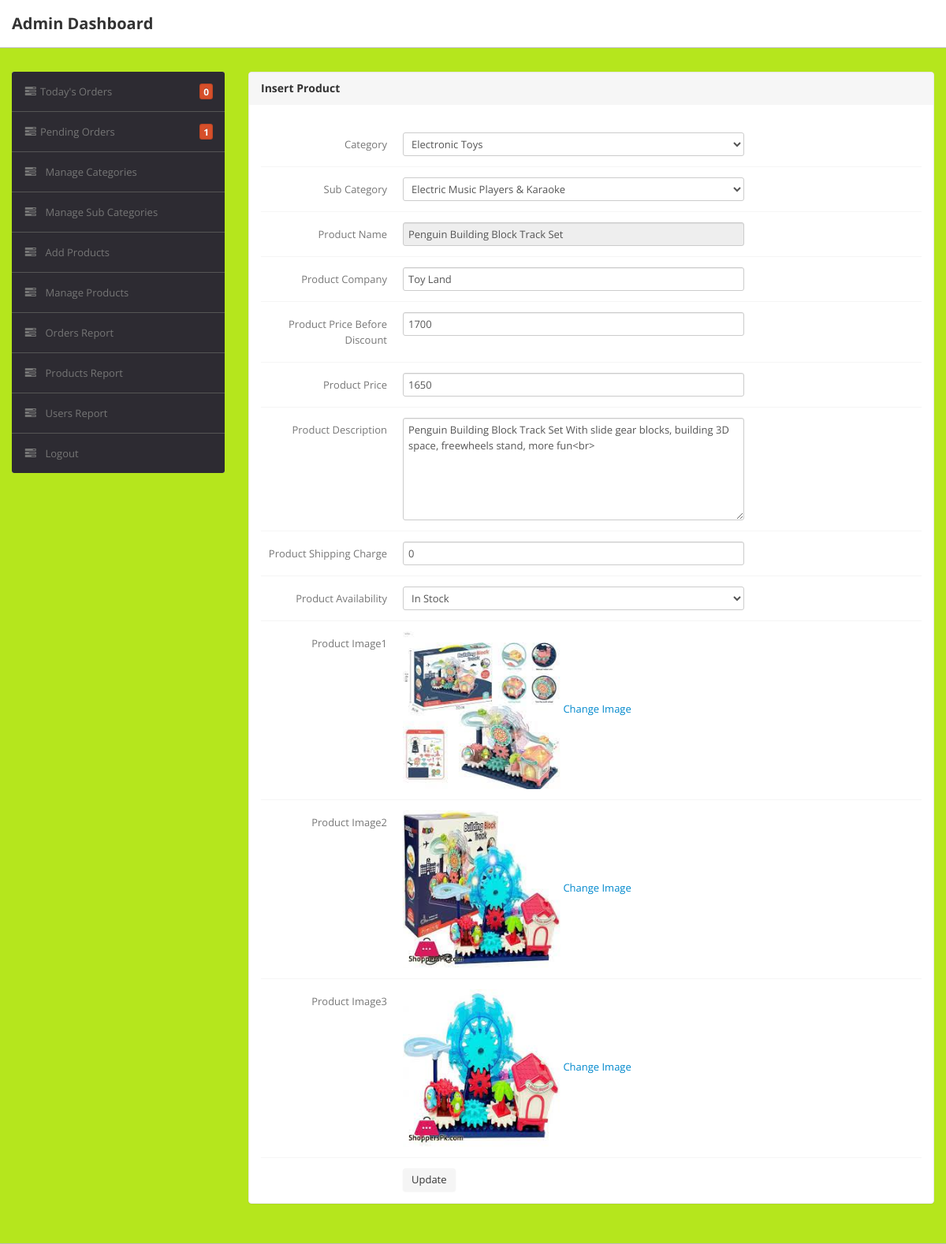
The app's page /admin/edit-products.php?id=65 (signed in) with its own data.
### tables this page shows
CREATE TABLE IF NOT EXISTS `products` (
`id` int(11) NOT NULL,
  `category` int(11) NOT NULL,
  `subCategory` int(11) NOT NULL,
  `productName` varchar(255) NOT NULL,
  `productCompany` varchar(255) NOT NULL,
  `productPrice` int(11) NOT NULL,
  `productPriceBeforeDiscount` int(11) NOT NULL,
  `productDescription` longtext NOT NULL,
  `productImage1` varchar(255) NOT NULL,
  `productImage2` varchar(255) NOT NULL,
  `productImage3` varchar(255) NOT NULL,
  `shippingCharge` int(11) NOT NULL,
  `productAvailability` varchar(255) NOT NULL,
  `postingDate` timestamp NOT NULL DEFAULT CURRENT_TIMESTAMP,
  `updationDate` varchar(255) NOT NULL
);

CREATE TABLE IF NOT EXISTS `category` (
`id` int(11) NOT NULL,
  `categoryName` varchar(255) NOT NULL,
  `categoryDescription` longtext NOT NULL,
  `creationDate` timestamp NOT NULL DEFAULT CURRENT_TIMESTAMP,
  `updationDate` varchar(255) NOT NULL
);

CREATE TABLE IF NOT EXISTS `subcategory` (
`id` int(11) NOT NULL,
  `categoryid` int(11) NOT NULL,
  `subcategory` varchar(255) NOT NULL,
  `creationDate` timestamp NOT NULL DEFAULT CURRENT_TIMESTAMP,
  `updationDate` varchar(255) NOT NULL
);

### admin/edit-products.php (the view, shortened to what this page needs)
<?php
if(strlen($_SESSION['alogin'])==0)
	{
header('location:index.php');
}
else{
	$pid=intval($_GET['id']);
?>
<!DOCTYPE html>
<html lang="en">
<head>
	<link type="text/css" href="bootstrap/css/bootstrap.min.css" rel="stylesheet">
	<link type="text/css" href="bootstrap/css/bootstrap-responsive.min.css" rel="stylesheet">
	<link type="text/css" href="css/theme.css" rel="stylesheet">
	<link type="text/css" href="images/icons/css/font-awesome.css" rel="stylesheet">
</head>
<body>
<?php include('include/header.php');?>
	<div class="wrapper">
		<div class="container">
			<div class="row">
<?php include('include/sidebar.php');?>
			<div class="span9">
					<div class="content">
						<div class="module">
							<div class="module-head">
								<h3>Insert Product</h3>
							</div>
							<div class="module-body">
									<br />
			<form class="form-horizontal row-fluid" name="insertproduct" method="post" enctype="multipart/form-data">
<?php
$query=mysql_query("select products.*,category.categoryName as catname,category.id as cid,subcategory.subcategory as subcatname,subcategory.id as subcatid from products
	join category on category.id=products.category
	join subcategory on subcategory.id=products.subCategory
	where products.id='$pid'");
while($row=mysql_fetch_array($query))
{
?>
<div class="control-group">
<label class="control-label" for="basicinput">Category</label>
<div class="controls">
<select name="category" class="span8 tip" onChange="getSubcat(this.value);"  required>
<option value="<?php echo htmlentities($row['cid']);?>"><?php echo htmlentities($row['catname']);?></option>
<?php $query=mysql_query("select * from category");
	?>
</select>
</div>
</div>
<div class="control-group">
<label class="control-label" for="basicinput">Sub Category</label>
<div class="controls">
<select   name="subcategory"  id="subcategory" class="span8 tip" required>
<option value="<?php echo htmlentities($row['subcatid']);?>"><?php echo htmlentities($row['subcatname']);?></option>
</select>
</div>
</div>
<div class="control-group">
<label class="control-label" for="basicinput">Product Name</label>
<div class="controls">
<input type="text"    name="productName"  placeholder="Enter Product Name" value="<?php echo htmlentities($row['productName']);?>" class="span8 tip" readonly>
</div>
</div>
<div class="control-group">
<label class="control-label" for="basicinput">Product Company</label>
<div class="controls">
<input type="text"    name="productCompany"  placeholder="Enter Product Comapny Name" value="<?php echo htmlentities($row['productCompany']);?>" class="span8 tip" required>
</div>
</div>
<div class="control-group">
<label class="control-label" for="basicinput">Product Price Before Discount</label>
<div class="controls">
<input type="text"    name="productpricebd"  placeholder="Enter Product Price" value="<?php echo htmlentities($row['productPriceBeforeDiscount']);?>"  class="span8 tip" required>
</div>
</div>
<div class="control-group">
<label class="control-label" for="basicinput">Product Price</label>
<div class="controls">
<input type="text"    name="productprice"  placeholder="Enter Product Price" value="<?php echo htmlentities($row['productPrice']);?>" class="span8 tip" required>
</div>
</div>
<div class="control-group">
<label class="control-label" for="basicinput">Product Description</label>
<div class="controls">
<textarea  name="productDescription"  placeholder="Enter Product Description" rows="6" class="span8 tip">
<?php echo htmlentities($row['productDescription']);?>
</textarea>
</div>
</div>
<div class="control-group">
<label class="control-label" for="basicinput">Product Shipping Charge</label>
<div class="controls">
<input type="text"    name="productShippingcharge"  placeholder="Enter Product Shipping Charge" value="<?php echo htmlentities($row['shippingCharge']);?>" class="span8 tip" required>
</div>
</div>
<div class="control-group">
<label class="control-label" for="basicinput">Product Availability</label>
<div class="controls">
<select   name="productAvailability"  id="productAvailability" class="span8 tip" required>
<option value="<?php echo htmlentities($row['productAvailability']);?>"><?php echo htmlentities($row['productAvailability']);?></option>
</select>
</div>
</div>
<div class="control-group">
<label class="control-label" for="basicinput">Product Image1</label>
<div class="controls">
<img src="productimages/<?php echo htmlentities($row['productName']);?>/<?php echo htmlentities($row['productImage1']);?>" width="200" height="100"> <a href="update-image1.php?id=<?php echo $row['id'];?>">Change Image</a>
</div>
</div>
<div class="control-group">
<label class="control-label" for="basicinput">Product Image2</label>
<div class="controls">
<img src="productimages/<?php echo htmlentities($row['productName']);?>/<?php echo htmlentities($row['productImage2']);?>" width="200" height="100"> <a href="update-image2.php?id=<?php echo $row['id'];?>">Change Image</a>
</div>
</div>
<div class="control-group">
<label class="control-label" for="basicinput">Product Image3</label>
<div class="controls">
<img src="productimages/<?php echo htmlentities($row['productName']);?>/<?php echo htmlentities($row['productImage3']);?>" width="200" height="100"> <a href="update-image3.php?id=<?php echo $row['id'];?>">Change Image</a>
</div>
</div>
<?php } ?>
	<div class="control-group">
											<div class="controls">
												<button type="submit" name="submit" class="btn">Update</button>
											</div>
										</div>
									</form>
							</div>
						</div>
					</div>
				</div>
			</div>
		</div>
	</div>
</body>
<?php } ?>

### admin/css/theme.css (style rules this page uses)
body { font-size: 13px; font-family: 'Open Sans', Arial, sans-serif; background: #fff; color: #777 }
h1, h2, h3, h4, h5, h6 { color: #333; margin-top: 0 }
h3 { font-size: 20px }
.wrapper { background: url(../images/bg.png) #eee; border-bottom: 1px solid #bbb; -webkit-box-shadow: 0 1px 2px rgba(0,0,0,0.1); -moz-box-shadow: 0 1px 2px rgba(0,0,0,0.1); box-shadow: 0 1px 2px rgba(0,0,0,0.1); padding: 30px 0 }
form { margin: 0 }
select, textarea, input[type="text"], input[type="password"], input[type="datetime"], input[type="datetime-local"], input[type="date"], input[type="month"], input[type="time"], input[type="week"], input[type="number"], input[type="email"], input[type="url"], input[type="search"], input[type="tel"], input[type="color"], .uneditable-input, label, input, button, select, textarea { -webkit-border-radius: 3px; -moz-border-radius: 3px; border-radius: 3px; font-size: 13px; font-family: 'Open Sans', Tahoma, Arial, sans-serif }
.module { background: #fff; -webkit-border-radius: 3px; -moz-border-radius: 3px; border-radius: 3px; border: 1px solid #ccc; border-bottom-color: #bbb; -webkit-box-shadow: 0 0 1px rgba(0,0,0,0.2); -moz-box-shadow: 0 0 1px rgba(0,0,0,0.2); box-shadow: 0 0 1px rgba(0,0,0,0.2); margin-bottom: 30px }
.form-horizontal .control-group, .form-vertical .control-group { margin-bottom: 0 }
.form-horizontal .control-group+.control-group, .form-vertical .control-group+.control-group { margin-top: 13px; padding-top: 13px; border-top: 1px solid #f5f5f5 }
.btn, .btn-box { -webkit-border-radius: 3px; -moz-border-radius: 3px; border-radius: 3px }
.btn { font-size: 13px; font-weight: 600 }
.btn { display: inline-block; margin-bottom: 0; font-weight: 400; text-align: center; vertical-align: middle; cursor: pointer; background-image: none; border: 1px solid transparent; white-space: nowrap; padding: 4px 10px; font-size: 13px; line-height: 1.42857; border-radius: 4px; -webkit-user-select: none; -moz-user-select: none; -ms-user-select: none; user-select: none }
.module { box-shadow: 0 0 3px rgba(0,0,0,.1); border-color: #e9e9e9; margin-bottom: 20px; background-color: #fff; border-radius: 4px; -webkit-box-shadow: 0 1px 1px rgba(0,0,0,.05); box-shadow: 0 1px 1px rgba(0,0,0,.05); }
.module-head { color: #767676; background-color: #f6f6f6; border-color: #e9e9e9; padding: 10px 15px; border-bottom: 1px solid transparent; border-top-right-radius: 3px; border-top-left-radius: 3px; }
.module-head h3 { font-size: 14px; line-height: 20px; height: 20px; margin: 0 }
.module-body { padding: 15px }

### records on screen
products: category "Electronic Toys", subcategory "Electric Music Players & Karaoke", productName "Penguin Building Block Track Set", productCompany "Toy Land", productpricebd "1700", productprice "1650", productDescription "Penguin Building Block Track Set With slide gear blocks, building 3D space, freewheels stand, more fun<br>", productShippingcharge "0", productAvailability "In Stock", productName+productImage1 (picture), productName+productImage2 (picture), productName+productImage3 (picture)

### other values on screen
$num_rows1 "0"
$num "1"
